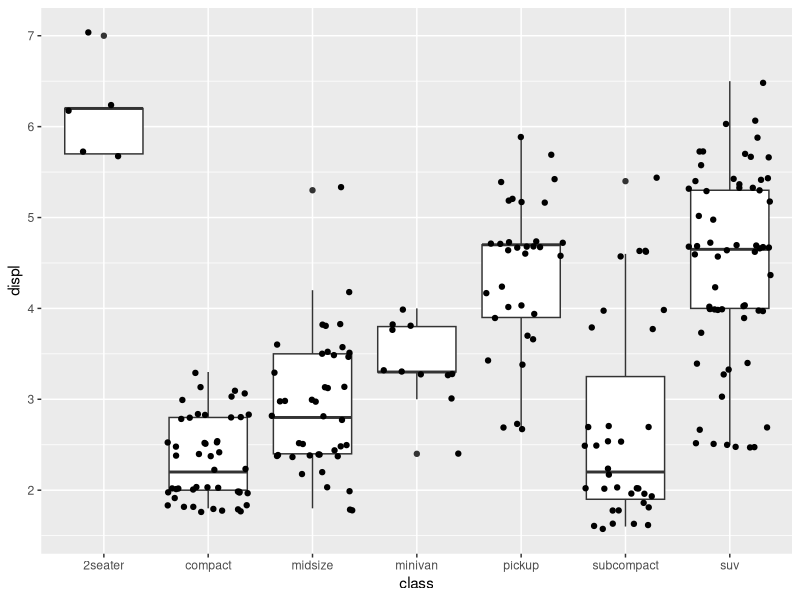

This figure's R source:
# test script
library("tidyverse")
head(mpg)
ggplot(mpg, aes(x = class, y = displ)) +
  geom_boxplot() +
  geom_jitter()
